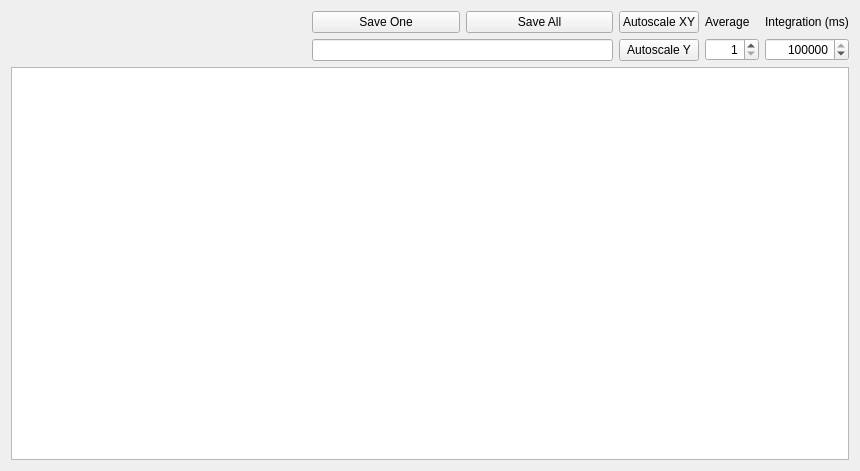
<?xml version="1.0" encoding="UTF-8"?>
<ui version="4.0">
 <class>Form</class>
 <widget class="QWidget" name="Form">
  <property name="geometry">
   <rect>
    <x>0</x>
    <y>0</y>
    <width>860</width>
    <height>471</height>
   </rect>
  </property>
  <property name="windowTitle">
   <string>Form</string>
  </property>
  <layout class="QGridLayout" name="gridLayout">
   <item row="0" column="0">
    <layout class="QVBoxLayout" name="plotVerticalLayout">
     <item>
      <layout class="QHBoxLayout" name="horizontalLayout">
       <item>
        <spacer name="horizontalSpacer">
         <property name="orientation">
          <enum>Qt::Horizontal</enum>
         </property>
         <property name="sizeHint" stdset="0">
          <size>
           <width>40</width>
           <height>20</height>
          </size>
         </property>
        </spacer>
       </item>
       <item>
        <layout class="QVBoxLayout" name="verticalLayout_4">
         <item>
          <layout class="QHBoxLayout" name="horizontalLayout_3">
           <item>
            <widget class="QPushButton" name="saveone_button">
             <property name="text">
              <string>Save One</string>
             </property>
             <property name="checkable">
              <bool>true</bool>
             </property>
             <property name="checked">
              <bool>false</bool>
             </property>
             <property name="autoDefault">
              <bool>false</bool>
             </property>
             <property name="default">
              <bool>false</bool>
             </property>
            </widget>
           </item>
           <item>
            <widget class="QPushButton" name="saveall_button">
             <property name="text">
              <string>Save All</string>
             </property>
             <property name="checkable">
              <bool>true</bool>
             </property>
             <property name="checked">
              <bool>false</bool>
             </property>
             <property name="autoDefault">
              <bool>false</bool>
             </property>
             <property name="default">
              <bool>false</bool>
             </property>
            </widget>
           </item>
          </layout>
         </item>
         <item>
          <widget class="QLineEdit" name="savepath"/>
         </item>
        </layout>
       </item>
       <item>
        <layout class="QVBoxLayout" name="verticalLayout_3">
         <item>
          <widget class="QPushButton" name="autoXY">
           <property name="text">
            <string>Autoscale XY</string>
           </property>
          </widget>
         </item>
         <item>
          <widget class="QPushButton" name="autoY">
           <property name="text">
            <string>Autoscale Y</string>
           </property>
          </widget>
         </item>
        </layout>
       </item>
       <item>
        <layout class="QVBoxLayout" name="average_layout">
         <item>
          <widget class="QLabel" name="label_2">
           <property name="text">
            <string>Average</string>
           </property>
          </widget>
         </item>
         <item>
          <widget class="QSpinBox" name="n_average">
           <property name="alignment">
            <set>Qt::AlignRight|Qt::AlignTrailing|Qt::AlignVCenter</set>
           </property>
           <property name="minimum">
            <number>1</number>
           </property>
           <property name="maximum">
            <number>1000</number>
           </property>
          </widget>
         </item>
        </layout>
       </item>
       <item>
        <layout class="QVBoxLayout" name="integration_layout">
         <item>
          <widget class="QLabel" name="label">
           <property name="text">
            <string>Integration (ms)</string>
           </property>
          </widget>
         </item>
         <item>
          <widget class="QSpinBox" name="integration">
           <property name="alignment">
            <set>Qt::AlignRight|Qt::AlignTrailing|Qt::AlignVCenter</set>
           </property>
           <property name="minimum">
            <number>1000</number>
           </property>
           <property name="maximum">
            <number>1000000</number>
           </property>
           <property name="value">
            <number>100000</number>
           </property>
          </widget>
         </item>
        </layout>
       </item>
      </layout>
     </item>
     <item>
      <widget class="PlotWidget" name="plot_full"/>
     </item>
    </layout>
   </item>
  </layout>
 </widget>
 <customwidgets>
  <customwidget>
   <class>PlotWidget</class>
   <extends>QGraphicsView</extends>
   <header>pyqtgraph</header>
  </customwidget>
 </customwidgets>
 <resources/>
 <connections/>
</ui>
